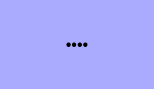
<?xml version="1.0" encoding="UTF-8"?>
<ui version="4.0">
 <class>ItemWidget</class>
 <widget class="QWidget" name="ItemWidget">
  <property name="geometry">
   <rect>
    <x>0</x>
    <y>0</y>
    <width>154</width>
    <height>89</height>
   </rect>
  </property>
  <property name="windowTitle">
   <string>Form</string>
  </property>
  <property name="styleSheet">
   <string notr="true">background-color: gray;
background-color: rgb(170, 170, 255);</string>
  </property>
  <layout class="QGridLayout" name="gridLayout">
   <item row="0" column="0">
    <widget class="QLabel" name="numLabel">
     <property name="enabled">
      <bool>true</bool>
     </property>
     <property name="font">
      <font>
       <pointsize>12</pointsize>
      </font>
     </property>
     <property name="text">
      <string>••••</string>
     </property>
     <property name="alignment">
      <set>Qt::AlignCenter</set>
     </property>
    </widget>
   </item>
  </layout>
 </widget>
 <resources/>
 <connections/>
</ui>
